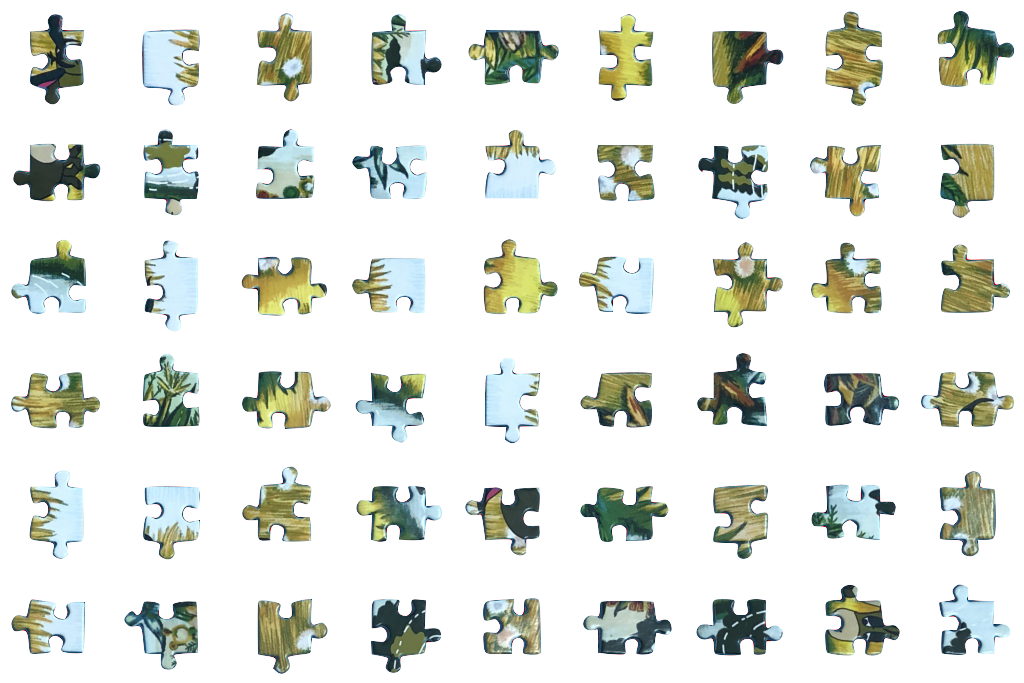
#> input picture resources/transparent.png, 1024 x 683 px; the run also reads 1 picture not shown here
$ python main.py
#> lines starting #> are read from the running program, lines starting #| are printed output that depends on the picture; after the words box and inside, x2 and y2 are one past the last pixel; in counts of white or black regions, pixels touching at a corner belong together
### PuzzlePiece.py
from PIL import Image, ImageFilter, ImageColor, ImageDraw, ImageFont
from numpy.core.numeric import identity
from Library import *
import numpy as np
from enum import Enum
import pickle

class PuzzlePiece:
	class ImageType(Enum):
		ORIGINAL = 0
		MASK     = 1
		EDGE     = 2

	class Side(Enum):
		BOTTOM = 0
		RIGHT  = 1
		TOP	   = 2
		LEFT   = 3

	class EdgeType(Enum):
		FLAT = 0
		HEAD = 1
		HOLE = 2

	class Edge:
		# [6 lines left out: function __init__, not called in this run]

		def iterEnum(item):
			return item.side.value

	# [9 lines left out: function matchingType, not called in this run]


	colors = (ImageColor.getrgb("red"),    ImageColor.getrgb("green"),
			  ImageColor.getrgb("yellow"), ImageColor.getrgb("blue"))

	def __init__(self, identifier):
		self.identifier = identifier
		self.com = None
		self.corners = None
		self.perimeter = []
		self.edges = []
		self.rotations = 0
		self.filePrefix = "pieces/p%02d/p%02d" % (self.identifier, self.identifier)

		if not self.load():

			original = self.open(self.ImageType.ORIGINAL)
			imedge = Image.new("RGBA", (original.size[0], original.size[1]))
			imedge.paste((0,0,0,0), (0,0, original.size[0], original.size[1]))
			imPix = imedge.load()

			width, height = (40, 20)

			self.createEdge()

			textPoints = []

			for edge in self.getEdges():

				offset, loc, char = self.classifyEdge(edge)
				self.edges.append(self.Edge(edge, offset, loc, char)) # line I have to change

				for point in edge:
					x, y = point
					imPix[x, y] = self.colors[loc.value]

				x = [point[0] for point in edge]
				y = [point[1] for point in edge]

				cx, cy = self.com
				midx = np.mean(x)
				midy = np.mean(y)
				posx, posy = (midx - (midx - cx)/5, midy - (midy - cy)/5)

				textPoints.append(([(posx*5 - width/2, posy*5),
														(posx*5 + width, posy*5 + height)],
														(posx*5 - width/4, posy*5 + height/6), char.name))


			self.edges.sort(key=self.Edge.iterEnum)

			imedge = imedge.resize((original.size[0]*5, original.size[1]*5))
			draw = ImageDraw.Draw(imedge)
			for points in textPoints:
				draw.rectangle(points[0], fill=ImageColor.getrgb("white"))
				draw.text(points[1], points[2],
					ImageColor.getrgb("black"),
					font=ImageFont.truetype("resources/Roboto-Regular.ttf", 15))
			imedge.save(self.filePrefix + "-char.png")

			self.save()


	def __hash__(self):
		return hash(self.identifier)

	def __eq__(self, other):
		return self.identifier == other.identifier

	# [9 lines left out: function save, not called in this run]

	def load(self):
		try:
			with open(self.filePrefix + ".piece" , "rb") as jar:
				toLoad = pickle.load(jar)
		except:
			return False

		for var in toLoad.keys():
			if var == "edges":
				for edge in toLoad[var]:
					self.edges.append(self.Edge(edge[0], edge[1], edge[2], edge[3], edge[4]))
			else:
				exec("self.%s = %s" % (var, str(toLoad[var])))
		return True

	def createEdge(self):
		maskImg = self.open(self.ImageType.MASK)
		edgeImg = maskImg.filter(ImageFilter.FIND_EDGES).convert("L")
		edgeImg.save(self.filePrefix + "-edge.png")
		edgePix = edgeImg.load()
		for i in range(edgeImg.size[0]):
			for j in range(edgeImg.size[1]):
				if edgePix[i,j]:
					self.perimeter.append((i, j))

	# [7 lines left out: function rotatePiece, not called in this run]


	def getEdges(self):
		self.perimeter = parameterize(self.perimeter)
		self.corners   = findCorners(self.perimeter)

		indices = []
		cx, cy = (0,0)
		for point in self.corners:
			cx += point[0]
			cy += point[1]
			indices.append(self.perimeter.index(point))

		cx = cx / 4
		cy = cy / 4

		for n in range(len(indices)):
			second = n+1 if n < len(indices)-1 else 0
			if indices[n] > indices[second]:
				if indices[second] != min(indices):
					self.perimeter.reverse()
					break

		indices = [self.perimeter.index(point)
			for point in self.corners]

		self.com = (cx, cy)
		mindex = np.min(indices)

		edges = []
		for n in range(len(indices)):
			first = indices[n]
			x1, y1 = self.corners[n]

			if n == len(indices) - 1:
				second = indices[0]
				x2, y2 = self.corners[0]

			else:
				second = indices[n + 1]
				x2, y2 = self.corners[n + 1]

			if second == mindex:
				edges.append(self.perimeter[first:]
					+ self.perimeter[:second + 1])
			else:
				edges.append(self.perimeter[first:second + 1])
		return edges

	def open(self, which):
		if which == self.ImageType.ORIGINAL:
			return Image.open(self.filePrefix + ".png")

		elif which == self.ImageType.MASK:
			return Image.open(self.filePrefix + "-mask.png")

		elif which == self.ImageType.EDGE:
			return Image.open(self.filePrefix + "-edge.png")

	# Return the closest number to the center between a and b
	# Input:
	#		points: the points on an edge to classify
	# Output:
	#		a tuple containing the location on the piece
	# 	(top, bottom, left, or right)
	# 	the characterized edge (Flat, Head, or Hole)
	# [60 lines left out: functions classifyEdge, getSide, printEdges, not called in this run]

	def show(self):
		self.open(self.ImageType.ORIGINAL).show()


### Library.py
import numpy as np
from PIL import Image
import EdgeType
import threading
# from matplotlib import pyplot as plt
# import matplotlib
# matplotlib.use('Agg')

# Given a tuple, return the first element
def iter0(item):
  return item[0]

# Given a tuple, return the first element
def iter01(item):
  return item[0][1]

# Given a tuple, return the second element
def iter1(item):
  return item[1]

# Given a tuple of tuples,
# return the first element of the second outer element
def iter10(item):
  return item[1][0]

# Given a tuple of tuples,
# return the second element of the second outer element
def iter11(item):
  return item[1][1]

# Convert cartesian coordinates to polar coordinates
# Input:
# 	point: a tuple of cartesian coordinates (x, y)
# Output:
# 	a tuple of polar coordinates (r, theta)
# [16 lines left out: functions cart2pol, pol2cart, not called in this run]

# Find the distance between two points
# Input:
#		point1: a tuple of polar coordinates (x, y)
#		point2: a tuple of polar coordinates (x, y)
# Output:
#		the distance between point1 and point2
def distance(point1, point2):
	x1, y1 = point1
	x2, y2 = point2
	return np.sqrt((x1 - x2)**2 + (y1 - y2)**2)

# Find the angle between three points with the second being the vertex
# Input:
#		A: a tuple of cartesian coordinates (x, y)
#		B: a tuple of cartesian coordinates (x, y)
#		C: a tuple of cartesian coordinates (x, y)
# Output:
#		a tuple of containing the angle, in radians,
#		and the cross product of AB and BC (theta, cross)
def angle(A, B, C):
	c = distance(A, B)
	b = distance(A, C)
	a = distance(B, C)
	cross = np.cross([B[0] - A[0], B[1] - A[1]], [C[0] - B[0], C[1] - B[1]])
	loc = (c**2 + a**2 - b**2)/(2*c*a)
	if loc >= -1:
		if loc <= 1:
			theta = np.arccos(loc)
		else:
			theta = 0
	else:
		theta = np.pi
	return (theta, cross)

# How far the polygon drawn by the four
# points deviates from a rectangle. 0 being
# perfectly rectangular
# Input:
# 	points: a tuple containing four cartesian coordinates
# Output:
#		a measure of rectangularness
def howRectangular(points):
	a, b, c, d = points
	cx = (a[0] + b[0] + c[0] + d[0])/4
	cy = (a[1] + b[1] + c[1] + d[1])/4
	com = (cx, cy)
	da = distance(a, com)
	db = distance(b, com)
	dc = distance(c, com)
	dd = distance(d, com)
	avgD = (da + db + dc + dd)/4
	return np.sqrt(((da - avgD)**2 + (db - avgD)**2 + (dc - avgD)**2 + (dd - avgD)**2)/4)

# Find determinant of two points
# Input:
#		A: a tuple of cartesian coordinates (x, y)
#		B: a tuple of cartesian coordinates (x, y)
# Output:
#		the determinant of the two points
def det(a, b):
	return a[0]*b[1] - a[1]*b[0]

# Find the sign of a value
# Input:
#		A: a numeric value
# Output:
#		The sign of the value, zero if a is zero
def sign(a):
	if(not a): return 0
	return (a > 0)*2 - 1

# Sort the input points in right hand order
# Input:
#		points: a tuple containing four cartesian coordinates
# Output:
# 	a tuple containing the four points
# 	in right hand order
def rightHand(points):
	first = points[0]
	for vertex in points[1:]:
		orientations = []
		angles = []
		handles = []
		for handle in points[1:]:
			if(vertex == handle):
				continue
			theta, cross = angle(first, vertex, handle)
			orientations.append(sign(cross))
			angles.append(theta)
			handles.append(handle)
		if -1 not in orientations and 1 in orientations:
			if angles[0] > angles[1]:
				return (first, vertex, handles[0], handles[1])
			else:
				return (first, vertex, handles[1], handles[0])

# Find the area enclosed by the polygon
# drawn by four points
# Input:
#		points: a tuple containing four cartesian coordinates
# Output:
#		the area enclosed by the four points
def calcArea(points):
	a, b, c, d = rightHand(points)
	return abs(det(a, b) + det(b, c) + det(c, d) + det(d, a))/2

# Find the subset of points that creates the largest concave shape
# drawn by four points
# Input:
#		points: a list containing cartesian coordinates of a polygon
# Output:
#		a list of points making up the convex hull
def convexHull(points):

	points = points[:]

	hull = []
	points.sort(key = iter0)
	points.sort(key = iter1)
	current = points[0]
	hull.append(current)
	prev = (0, current[1])
	first = current

	while(1):
		potential = []
		for next in points:
			if(current == next):
				continue

			theta, cross = angle(prev, current, next)
			if(cross >= 0):
				potential.append((next, (theta, distance(current, next))))

		potential.sort(key = iter11)
		potential.sort(key = iter10, reverse = True)

		prev = current
		current = potential.pop(0)[0]
		points.remove(current)
		if(current == first):
			break
		hull.append(current)

	return hull


# Find the subset of points corresponding
# to the four corners of a shape
# Input:
#		points from which to find the corners from
# Output:
#		a tuple of the coordinates of the four corners
def findCorners(points):
	hull = convexHull(points)

	n = 0
	while n < len(hull):
		start = hull[n]
		sx = start[0]
		sy = start[1]
		end = -1
		for j in range(n + 1, len(hull)):
			point = hull[j]
			if sx == point[0] or sy == point[1]:
				end = j
			else:
				break

		if(end != -1):
			toRemove = hull[n+1: end]
			for point in toRemove:
				hull.remove(point)
		n = n+1

	tested = []
	corners = []

	colinearThresh = 20
	badPixel = {}
	for point in points:
		badPixel[point] = False#colinear(point,  points) < colinearThresh

	for pointA in hull:
		#print("{:10} {:10} {:10}".format(str(pointA), colinear(pointA, points), badPixel[pointA]))
		if badPixel[pointA]:
			continue

		for pointB in hull:
			if pointA is pointB:
				continue

			if distance(pointA, pointB) < 10:
				continue

			if badPixel[pointB]:
				continue

			for pointC in hull:
				if pointC is pointB or pointC is pointA:
					continue

				if distance(pointA, pointC) < 10 :
					continue
				if distance(pointC, pointB) < 10:
					continue

				if badPixel[pointC]:
					continue

				for pointD in hull:
					if pointD is pointC:
						continue
					if pointD is pointB:
						continue
					if pointD is pointA:
						continue

					if distance(pointD, pointC) < 10 :
						continue
					if distance(pointD, pointB) < 10:
						continue
					if distance(pointA, pointD) < 10 :
						continue

					if badPixel[pointD]:
						continue

					toTest = (pointD, pointC, pointB, pointA)
					setOfPoints = set(toTest)
					if setOfPoints in tested:
						continue

					tested.append(setOfPoints)
					toTest = rightHand(toTest)

					rectangularness = howRectangular(toTest)
					area = calcArea(toTest)

					corners.append((toTest, area/(rectangularness + 10)))

	corners.sort(key=iter1, reverse=True)
	return corners[0][0]

# Sort the points based on how a parameterized line would visit them
# Input:
#		points: a list of points
# Output:
#		a list of coordinates sorted by the parameterizing function
def parameterize(points):

	points.sort(key=iter1, reverse=True)
	current = points.pop()
	thresh = len(points)/2
	first = current
	sorted = [current]
	inserted = False

	while(points):

		if(len(points) < thresh and not inserted):
			inserted = True
			points.append(first)
		next = points.pop(np.argmin([distance(current, point) for point in points]))

		#if distance(next, current) < 2:
		sorted.append(next)
		current = next

		if(inserted and current == first):
			break

	return sorted

# Return the closest number to the center between a and b
# Input:
#		a: number
#		b: number
# 	center: number to compare the others to
# Output:
#		a if it is closest to the center, otherwise b
# [17 lines left out: functions closest, colinear, not called in this run]

### main.py
from PIL import Image
from PuzzlePiece import PuzzlePiece
import os
import time

puzzle = Image.open("resources/transparent.png")
#> puzzle is the input picture: PIL image 1024x683 RGBA; mean R, G, B, A 32.5, 34.1, 29.2, 58.2
pPix = puzzle.load()

# [14 lines of commented-out code are left out]

mask = Image.open("resources/mask.png")
mPix = mask.load()

rowOf0 = True
colOf0 = True
all0 = True
pieces = []
colBoundaries = []
rowBoundaries = []
for x in range(puzzle.size[0]):
  all0 = True
  for y in range(puzzle.size[1]):
    if(mPix[x, y] != (0, 0, 0, 0)):
      all0 = False

  if(all0):
    if(not colOf0):
      colBoundaries.append(x)
    colOf0 = True

  else:
    if(colOf0):
      colBoundaries.append(x)
    colOf0 = False

for y in range(puzzle.size[1]):
  all0 = True
  for x in range(puzzle.size[0]):
    if(mPix[x, y] != (0, 0, 0, 0)):
      all0 = False

  if(all0):
      if(not rowOf0):
        rowBoundaries.append(y)
      rowOf0 = True
  else:
    if(rowOf0):
      rowBoundaries.append(y)
    rowOf0 = False

try:
	os.mkdir("pieces")
except:
	pass

# [24 lines of commented-out code are left out]

x, y = (0, 0)

top = rowBoundaries[y]
#> top = 10
bottom = rowBoundaries[y+1]
#> bottom = 107

identifier = int((x + y*len(colBoundaries)/2)/2) + 1
#> identifier = 1

try:
	os.mkdir("pieces/p%02d" % identifier)
except:
	pass

left = colBoundaries[x]
#> left = 10
right = colBoundaries[x+1]
#> right = 101

cropBox = (left, top, right, bottom)
#> cropBox = (10, 10, 101, 107)

piece = puzzle.crop(cropBox)
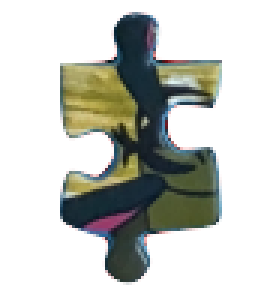
#> piece: PIL image 91x97 RGBA (shown 3 times larger); mean R, G, B, A 31.6, 30.9, 25.7, 85.2; transparent parts drawn white
piece.save("pieces/p%02d/p%02d.png" % (identifier, identifier))

pieceMask = mask.crop(cropBox)
pieceMask.save("pieces/p%02d/p%02d-mask.png" % (identifier, identifier))

start = time.time()
pieces.append(PuzzlePiece(identifier))
#> in __init__, `imedge = Image.new("RGBA", (original.size[0], original.size[1]))`: imedge: PIL image 91x97 RGBA; every value is 0
#> in createEdge, `edgeImg = maskImg.filter(ImageFilter.FIND_EDGES).convert("L")`:
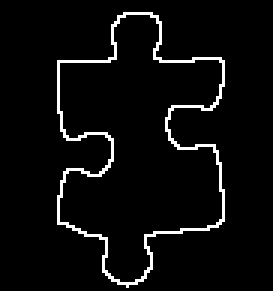
#> edgeImg: PIL image 91x97 L (shown 3 times larger); 4.4% white in thin lines or dots, all inside (x1, y1, x2, y2) = (19, 4, 75, 96)
#> (the run stopped early here; a loop or call above may not have finished)
